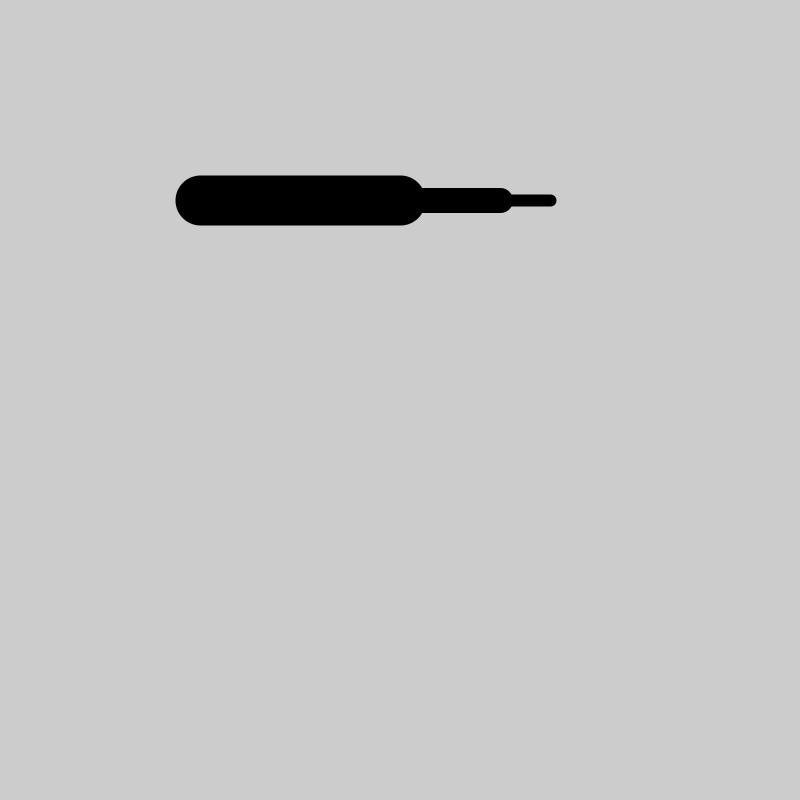
Frame 1 (no input)
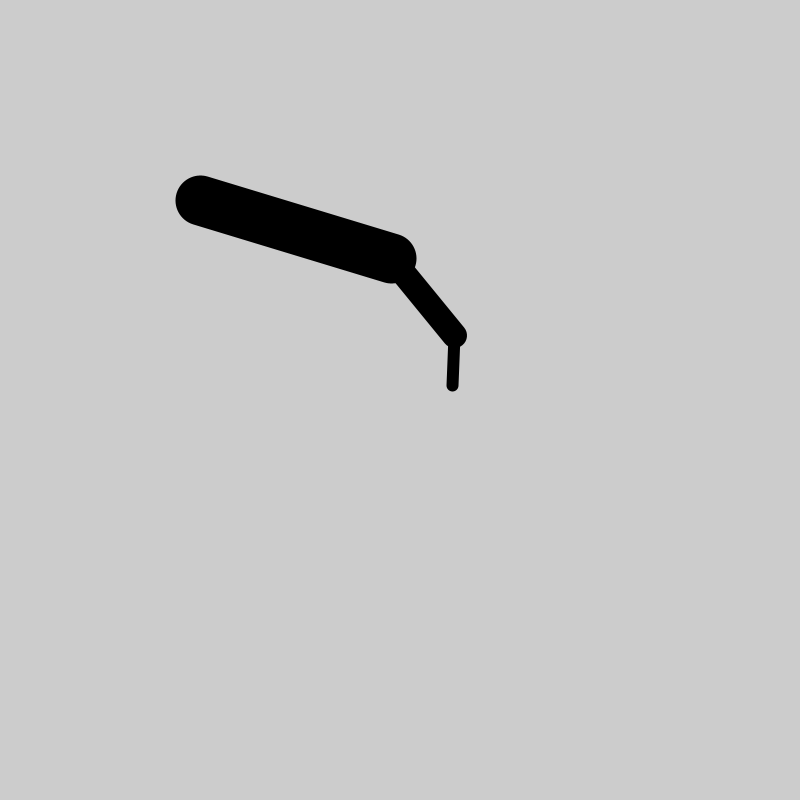
Frame 60 (the mouse pressed at the canvas centre just before this capture)
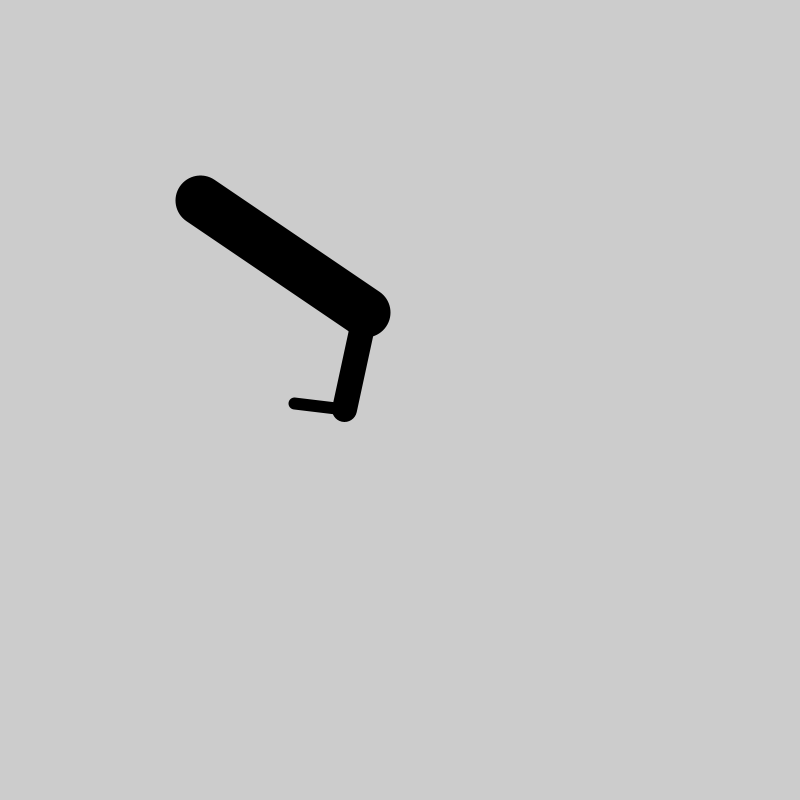
Frame 120 (the mouse held since frame 60 and released just before this capture)

The Processing sketch that drew these frames (run headless with seeded random() and noise(); from frame 60 on, the mouse is pressed at the canvas centre):

// Processing sketch: sketch_31robotArm
// ── sketch_31robotArm.pde
float angle = 0.0;
float angleDirection = 1;
float speed = 0.005;

void setup() {
  size(800, 800);
}

void draw() {
  background(204);
  translate(width/4, width/4); // Move to start position
  rotate(angle);
  strokeWeight(width/16);
  line(0, 0, width/4, 0);
  translate(width/4, 0);  // Move to next joint
  rotate(angle * 2.0);
  strokeWeight(width/32);
  line(0, 0, width/8, 0);
  translate(width/8, 0);  // Move to next joint
  rotate(angle * 2.5);
  strokeWeight(width/64);
  line(0, 0, width/16, 0);
  angle += speed * angleDirection;
  if ((angle > QUARTER_PI) || (angle < 0)) {
    angleDirection = -angleDirection;
  }
}
